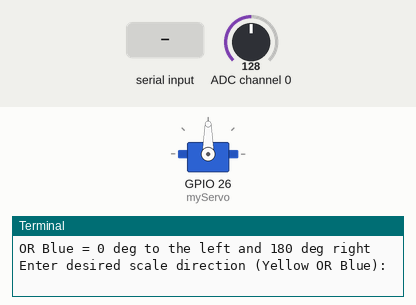
The program below on a simulated Raspberry Pi (BCM pin numbers). On the bench: servo, the last lines printed to the terminal. Inputs (shaded band) come from the test bench; at power-on: ADC channel 0 = 128 (analog values on the 0–255 scale). Servo angles are drawn from the pulse width (0.5 ms = 0°, 2.5 ms = 180°).

Above: at 1.2 s.
1.3 s: "Yellow" typed at the terminal, then Enter
2.8 s: ADC channel 0 set to 178
At 3.6 s:
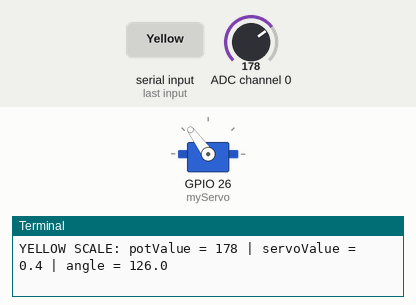
4.3 s: ADC channel 0 set to 224
At 5.3 s:
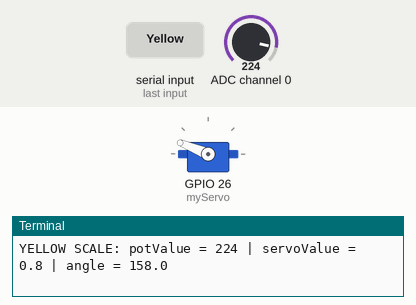
5.8 s: ADC channel 0 set to 255
At 7.0 s:
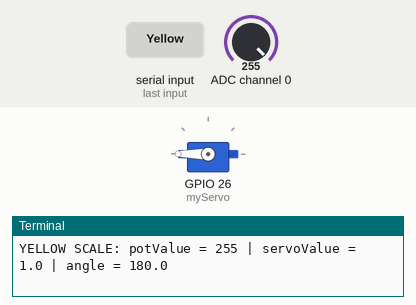
7.3 s: ADC channel 0 set to 76
At 8.3 s:
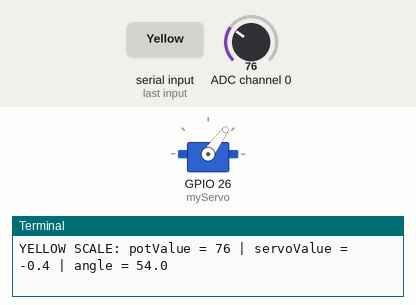
8.8 s: ADC channel 0 set to 30
At 10.0 s:
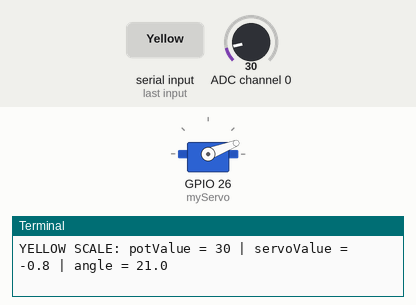
Timing chart, 0 to 11.3 s (numbered marks = the images above; inputs shaded):
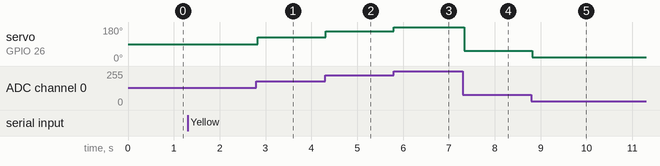

The program:

Servo_Controlled_By_Potentiometer_gpiozero.py
```python
# A program to control a servo on a Raspberry Pi with a potentiometer.
# You must first calibrate your servo to know what duty cycle will
# produce a zero degree angle (1-2 %) and what duty cycle will
# produce a 180 degree angle (10-15%).
# My servo is 2% for 0 degrees and 12% for 180 degrees.

# Inspired by Lesson 20 in the Raspberry Pi Tutorials
# by Paul McWhorter.


# Lori Pfahler
# August 2022

# import modules and setup GPIO pin number to BCM
# import RPi.GPIO as GPIO
from time import sleep
from smbus import SMBus
from gpiozero import Servo

# import pigpio for hardware control of pulses to control servo
# reduce jitter from software control of pulses
# in terminal window issue this command (sudo pigpiod) before running
# to make sure pigpio server is running in the background
# From "Gary Explains" on YouTube:
# 'Raspberry Pi Servo Motor Control - No Jitter!'

from gpiozero.pins.pigpio import PiGPIOFactory
myFactory = PiGPIOFactory()

# set delay time
delayTime = 0.05

# setup servo on pin 26 set min (0.5 msec) and max pulse (2.5 msec) width to use full range
myServo = Servo(26, min_pulse_width = 0.5/1000, max_pulse_width = 2.5/1000,
                pin_factory=myFactory)
# start at 90 degrees
myServo.value = 0

# functions for ADS7830 - Analog to Digital Convertor board
# list of addresses for the eight channels on the ADS7830
ads7830_commands = (0x84, 0xc4, 0x94, 0xd4, 0xa4, 0xe4, 0xb4, 0xf4)

# function to read from ADS7830
# From M Heidenreich code and youtube video on ADC ADS7830
def read_ads7830(input):
    bus.write_byte(0x4b, ads7830_commands[input])
    return bus.read_byte(0x4b)

# start an SMBus object
bus = SMBus(1)

# ask user for desired scale
print('Enter desired scale direction.  Yellow = 0 deg to the right and 180 deg left')
print('OR Blue = 0 deg to the left and 180 deg right')
userScale = input('Enter desired scale direction (Yellow OR Blue): ')
while userScale != 'Yellow' and userScale != 'Blue':
    print('You must enter Yellow or Blue.')
    userScale = input('Enter desired scale direction (Yellow OR Blue): ')
if userScale == 'Yellow':
      slope = 2/255
      intercept = -1
if userScale == 'Blue':
      slope = -2/255
      intercept = 1

# where the action happens
try:
    while True:
        # Read potentiometer from channel 0
        potValue = read_ads7830(0)
        servoValue = slope*potValue + intercept
        # pwmServo.ChangeDutyCycle(DC)
        myServo.value = servoValue
        if userScale == 'Blue':
            angle = -90*servoValue + 90
            print('BLUE SCALE: potValue =', potValue, '| servoValue =',
                  round(servoValue, 1), '| angle =', round(angle, 0))
        if userScale == 'Yellow':
            angle = 90*servoValue + 90
            print('YELLOW SCALE: potValue =', potValue, '| servoValue =',
                  round(servoValue, 1), '| angle =', round(angle, 0))
        sleep(delayTime)

except KeyboardInterrupt:
    myServo.value = None
```

Measured:
- after the input at 2.8 s, servo on GPIO 26 (myServo): 90° → 126° at once
- after the input at 4.3 s, servo on GPIO 26 (myServo): 126° → 158° at once
- after the input at 5.8 s, servo on GPIO 26 (myServo): 158° → 180° at once
- after the input at 7.3 s, servo on GPIO 26 (myServo): 180° → 54° at once
- after the input at 8.8 s, servo on GPIO 26 (myServo): 54° → 21° at once
